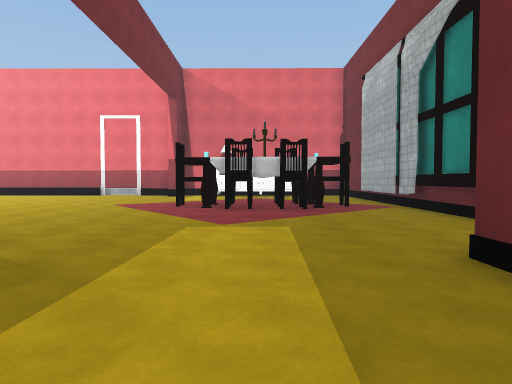
view 1 (above)

17 first-person views from a walk through a 3-D level made in the Unity game engine. The camera is 1.4 m above the floor, tilts 2° down and sees 75° across. The floor is counted in squares, 2 m on a side. Each view is taken from the middle of a square. On the plan, view 1 faces up. The plan holds only what a view shows up to about 10 squares ahead; the rest is blank. The place goes on beyond the plan. Surface patterns are stand-ins for the level's own textures.

view 2
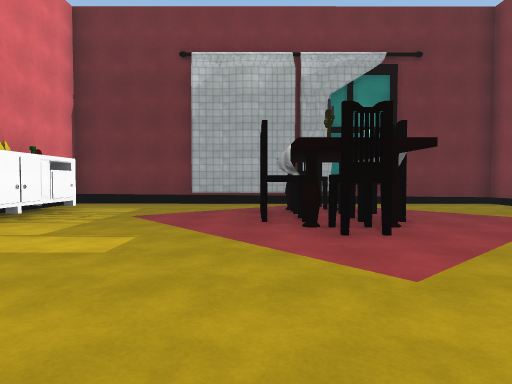

view 3
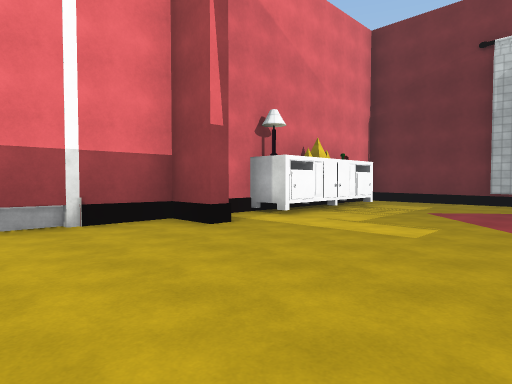

view 4
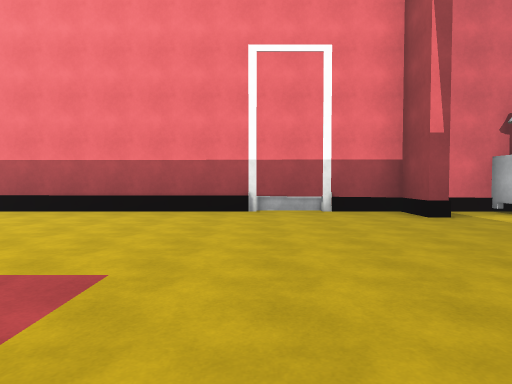

view 5
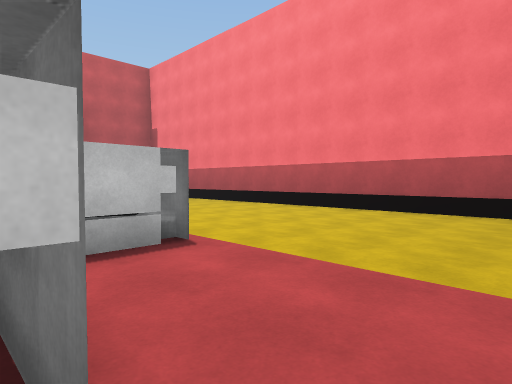

view 6
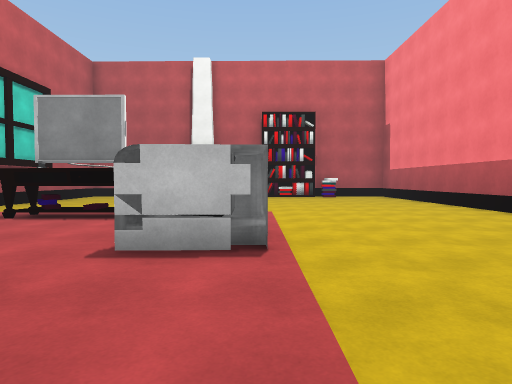

view 7
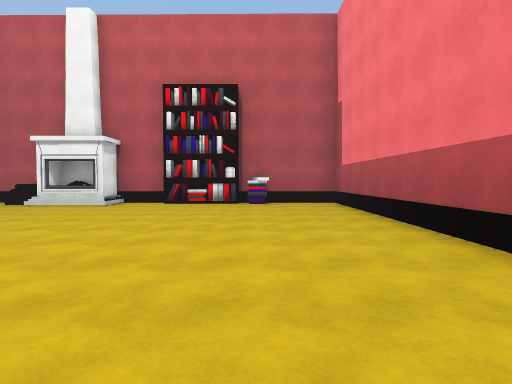

view 8
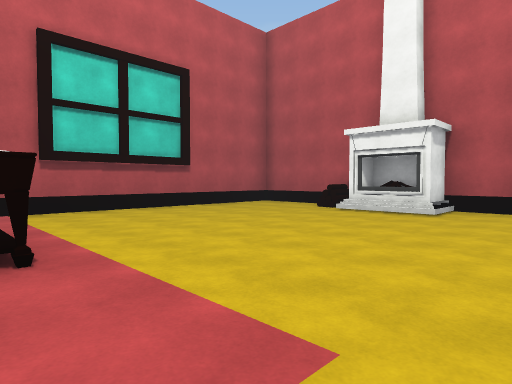

view 9
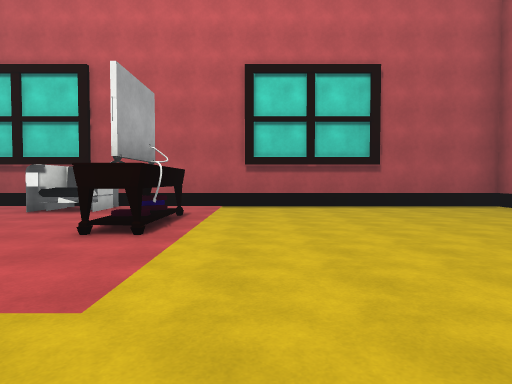

view 10
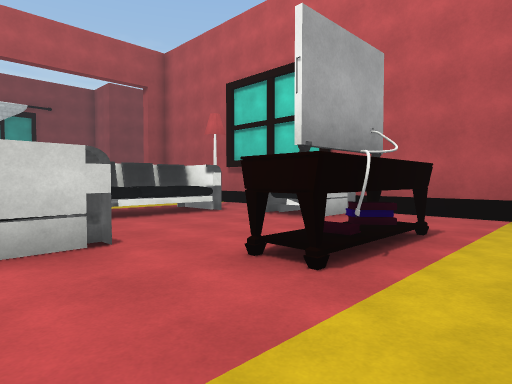

view 11
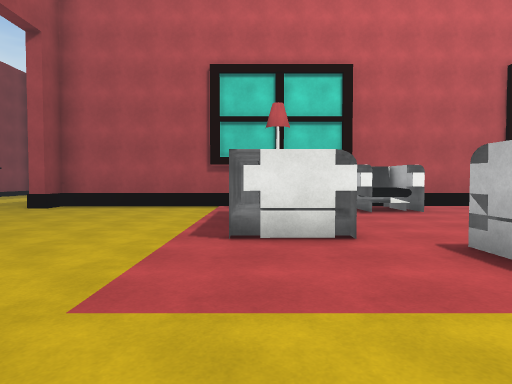

view 12
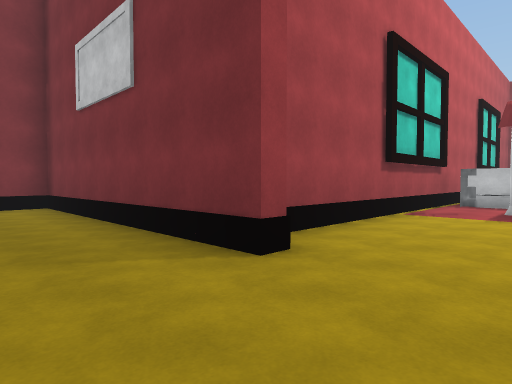

view 13
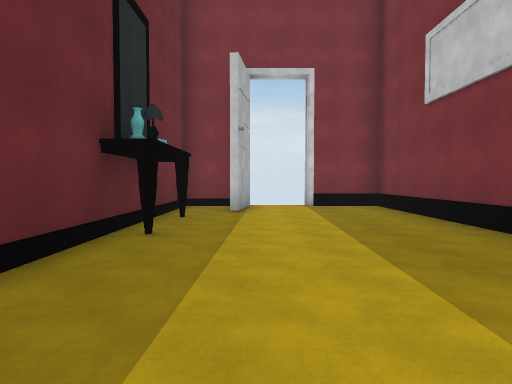

view 14
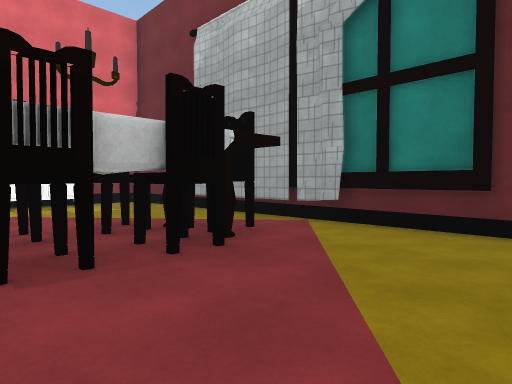

view 15
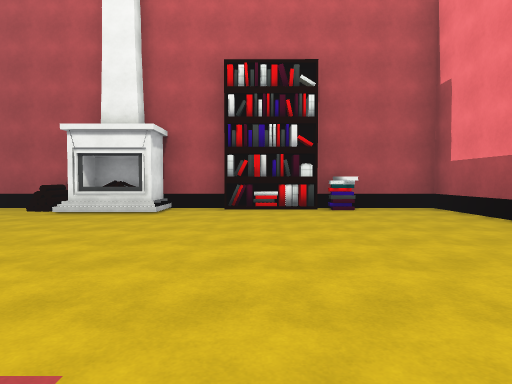

view 16
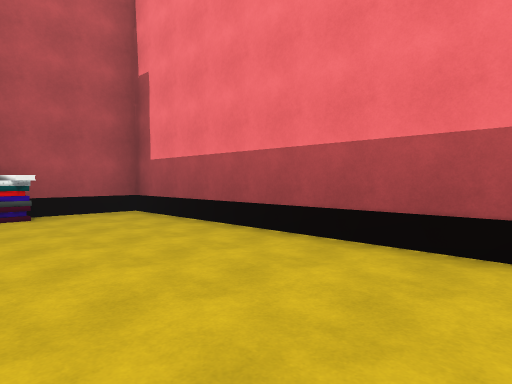

view 17
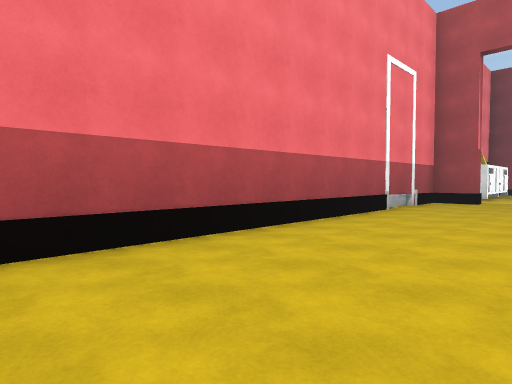

### Floor plan
Key: @ floor where view 1 was taken; # wall or solid block; . floor; = window, fence, low wall or low ledge; ^ raised ledge; T thing the floor can be seen under or through.
Columns run from 23 left of view 1 to 4 right of it. Each row starts with its distance up from view 1.
 16 #######################  ###
 15 #..................#..####.#
 14 #..........................#
 13 ##.........................#
 12 ##.........................#
 11 ##.........................#
 10 #..........##..........TT..#
  9 ##.........^#........##TTT.#
  8  #...........##.......#TT..#
  7  #.......#...##............#
  6 #^.......#...##............#
  5 #..........=###............#
  4 #..........##..............#
  3 ####################.....###
  2                    #.....#
  1                    #.....#
  0                    #...@.#
 -1                    #.....#
 -2                    #.....#
 -3                    #...#.#
 -4                    ###.###
 -5                      #

Positions as (right, up) in squares from view 1, and headings:
1: (0, 0), facing up
2: (-6, 10), facing right
3: (-7, 10), facing up-right
4: (-7, 8), facing up
5: (-8, 8), facing up-left
6: (-8, 10), facing left
7: (-12, 13), facing left
8: (-14, 11), facing down-left
9: (-16, 12), facing down
10: (-16, 10), facing down-right
11: (-9, 12), facing down
12: (-1, 6), facing down-left
13: (0, 5), facing down
14: (-1, 5), facing up-right
15: (-14, 11), facing left
16: (-15, 12), facing up-left
17: (-15, 12), facing up-right
